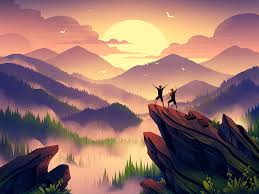
#> input picture Opencv/download1.png, 259 x 194 px, found by its file name
$ python rgbtobin.py
#> lines starting #> are read from the running program, lines starting #| are printed output that depends on the picture
import cv2
path=r"D:\Users\YOGESH GAUR\PycharmProjects\opencv\download1.png"
img = cv2.imread(path)
#> img is the input picture: shape (194, 259, 3); mean B, G, R 105.5, 110.5, 146.1
cv2.imshow('output', img)
cv2.waitKey(0)
ret, bin = cv2.threshold(img, 235, 255, cv2.THRESH_BINARY)
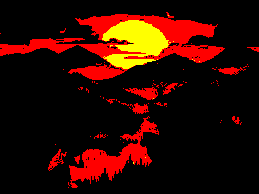
#> bin: shape (194, 259, 3); mean B, G, R 0, 9.8, 46.4
cv2.imshow('output', bin)
cv2.waitKey(0)
cv2.destroyAllWindows()

$ run again, with Opencv/download3.png copied over Opencv/download1.png
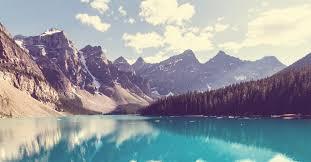
#> input picture Opencv/download3.png, 311 x 162 px, found by its file name
#> img is the input picture: shape (162, 311, 3); mean B, G, R 160.3, 155.7, 149.4
#> `ret, bin = cv2.threshold(img, 235, 255, cv2.THRESH_BINARY)`:
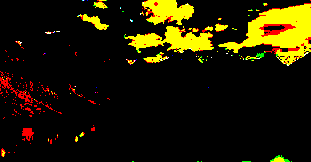
#> bin: shape (162, 311, 3); mean B, G, R 0.5, 26.6, 32.5
